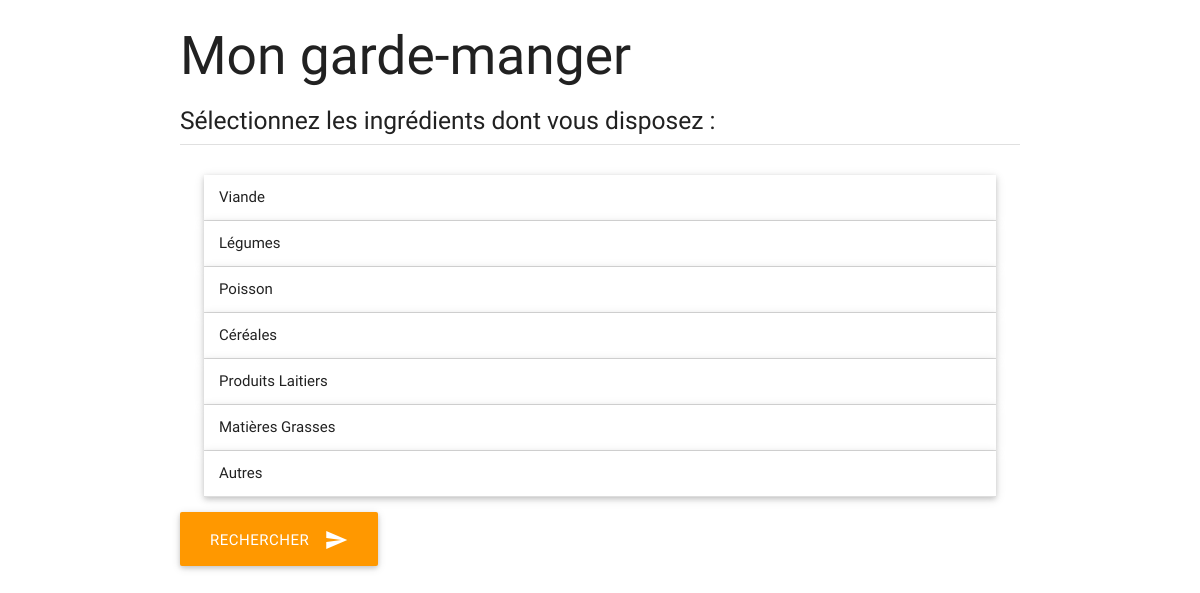
Page /frigo.php on the committed database.
### tables this page shows
CREATE TABLE alimentcat(
ID	INT	PRIMARY KEY	NOT NULL,
NOM	TEXT			NOT NULL);

### frigo.php (the view, shortened to what this page needs)
 <!DOCTYPE html>
 <html>
	<head>
		<link type="text/css" rel="stylesheet" href="css/materialize.min.css"  media="screen,projection"/>
		<link type="text/css" rel="stylesheet" href="css/index.css" media="screen,projection"/>
	</head>
	<body>
		<main class="container">
			<h2>Mon garde-manger</h2>
			<h5>Sélectionnez les ingrédients dont vous disposez :</h5>
			<div class="divider"></div>
			<form action="resultats.php" method="post">
				<ul class="collapsible popout" data-collapsible="expandable">
				<?php
				$db = new SQLite3("db/cuisineEtudiante.db");
				$listeTypes = $db->query('SELECT * FROM alimentcat;');
				while($type = $listeTypes->fetchArray()){
				echo
				'<li>
				<div class="collapsible-header">
					'.$type[1].'
				</div>';
				echo
				'<div class="collapsible-body row">';
				echo
				'</div></li>';
				}
				?>
				</ul>
				<div class="col s12 m6 l4" >
					<button class="btn-large waves-effect orange waves-light" type="submit" name="action">Rechercher
						<i class="material-icons right">send</i>
					</button>
				</div>
			</form>
		</main>
	</body>
</html>

### css/index.css (style rules this page uses)
body { display: flex; min-height: 100vh; flex-direction: column; }
main { flex: 1 0 auto; }

### rows in the picture
alimentcat: NOM "Viande"
alimentcat: NOM "Légumes"
alimentcat: NOM "Poisson"
alimentcat: NOM "Céréales"
alimentcat: NOM "Produits Laitiers"
alimentcat: NOM "Matières Grasses"
alimentcat: NOM "Autres"
